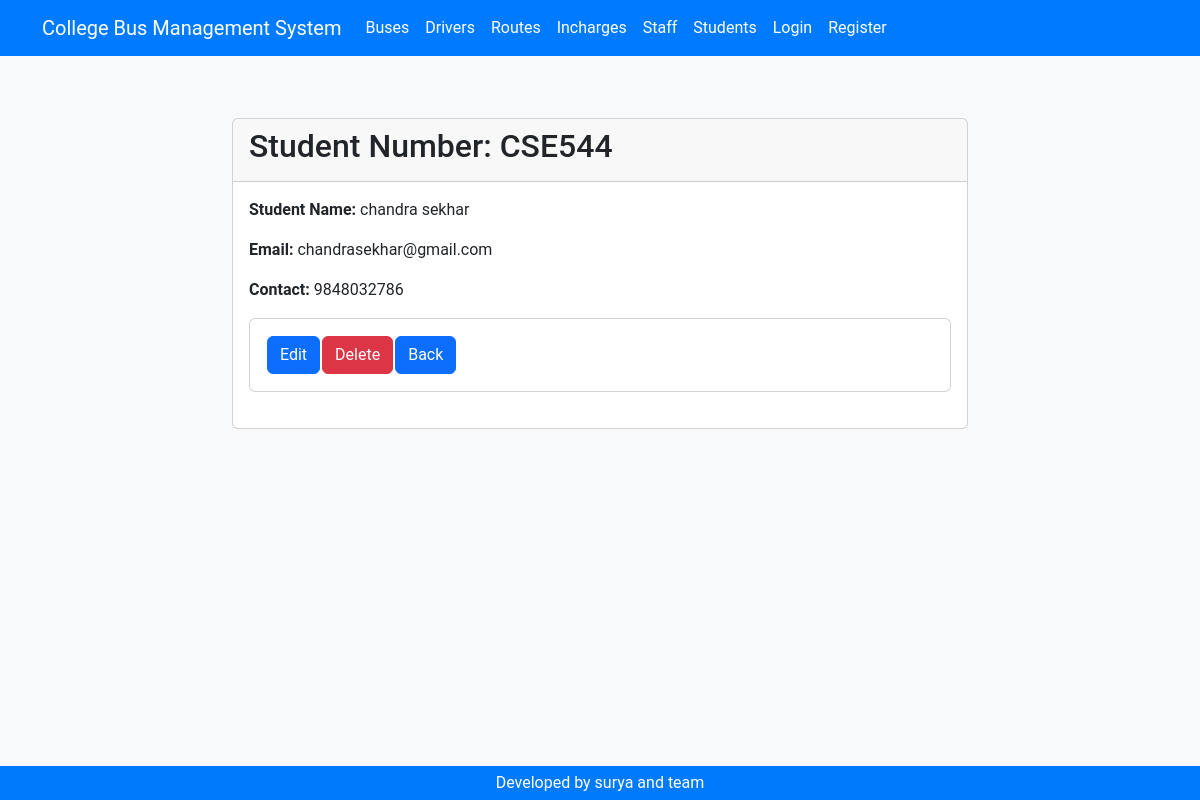
The app's page /students/1/ with its own data.
### students/models.py (models this page shows, shortened)
class Student(models.Model):
    first_name = models.CharField(max_length=100)
    last_name = models.CharField(max_length=100)
    email = models.EmailField(unique=True)
    phone_number = models.CharField(max_length=15)
    student_id = models.CharField(max_length=10, unique=True)
    course = models.CharField(max_length=100)

### students/views.py (the view)
# urls.py: path('<int:pk>/', views.student_detail, name='student_detail'),
def student_detail(request, pk):
    student = get_object_or_404(Student, pk=pk)
    return render(request, 'students/student_detail.html', {'student': student})

### accounts/context_processors.py (called while the page is built)
def user_type(request):
    if request.user.is_authenticated:
        try:
            profile = Profile.objects.get(user=request.user)
            return {'user_type': profile.user_type}
        except Profile.DoesNotExist:
            return {'user_type': None}
    return {'user_type': None}

### templates/students/student_detail.html (shortened to what this page needs)
{% load static %}
<!DOCTYPE html>
<html lang="en">
  <head>
    <link href="{% static 'css/bootstrap.min.css' %}" rel="stylesheet" />
    <link href="{% static 'css/styles.css' %}" rel="stylesheet" />
  </head>
  <body>
    {% include 'header.html' %}
    <div class="container mt-5">
      <div class="row justify-content-center">
        <div class="col-md-8">
          <div class="card">
            <div class="card-header">
              <h2>Student Number: {{ student.student_id }}</h2>
            </div>
            <div class="card-body">
              <p>
                <strong>Student Name:</strong> {{ student.first_name }} {{ student.last_name }}
              </p>
              <p>
                <strong>Email:</strong> {{ student.email }}
              </p>
              <p>
                <strong>Contact:</strong> {{ student.phone_number }}
              </p>
              <div class="card">
                <div class="card-body text-center">
                  <table>
                    <tr>
                      <td>
                        <a class="btn btn-primary" href="{% url 'student_update' student.pk %}">Edit</a>
                      </td>
                      <td>
                        <form action="{% url 'student_delete' student.pk %}" method="post">
                          <input type="submit" value="Delete" class="btn btn-danger" />
                        </form>
                      </td>
                      <td>
                        <a href="javascript:history.go(-1);" class="btn btn-primary">Back</a>
                      </td>
                    </tr>
                  </table>
                </div>
              </div>
            </div>
          </div>
        </div>
      </div>
    </div>
    {% include 'footer.html' %}
  </body>
</html>

### static/css/styles.css (style rules this page uses)
body { background-color: #f8f9fa; font-family: 'Roboto', sans-serif; padding-top: 70px; }
.card { margin-bottom: 20px; }

### records on screen
Student: student_id "CSE544", first_name "chandra", last_name "sekhar", email "chandrasekhar@gmail.com", phone_number "9848032786"
